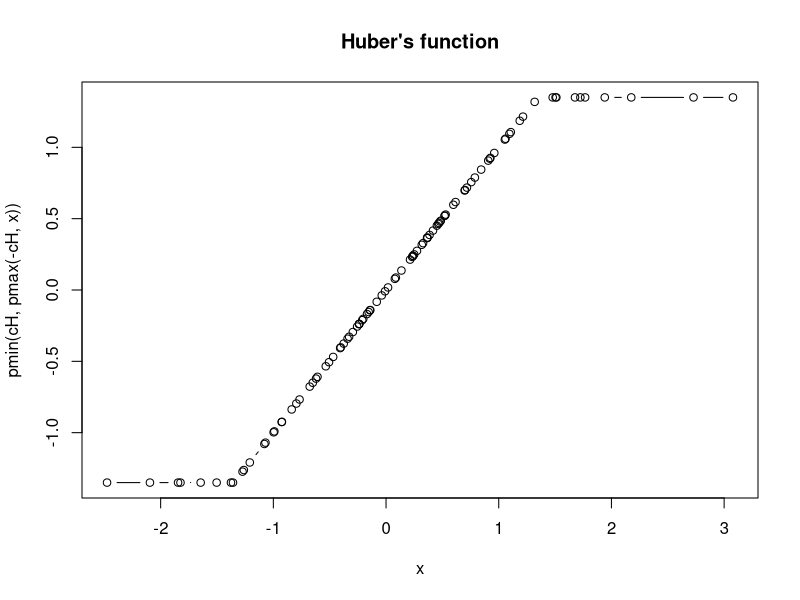
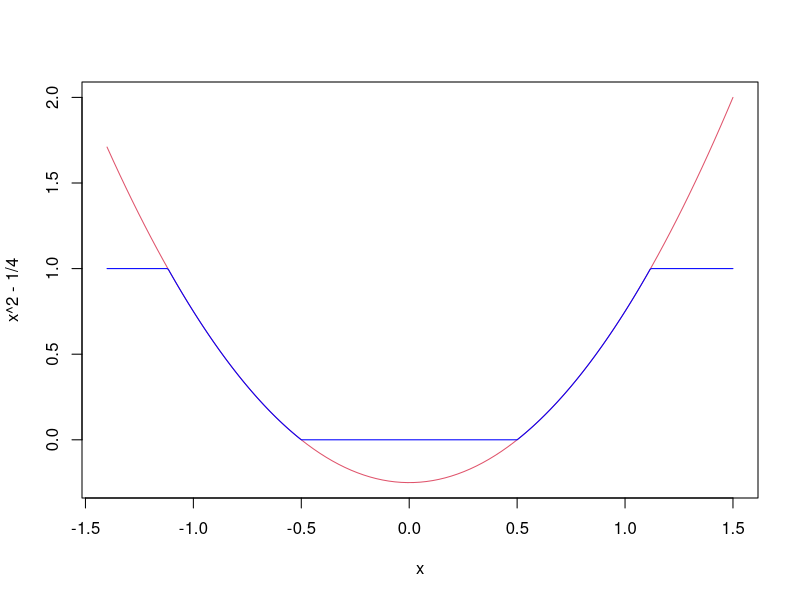
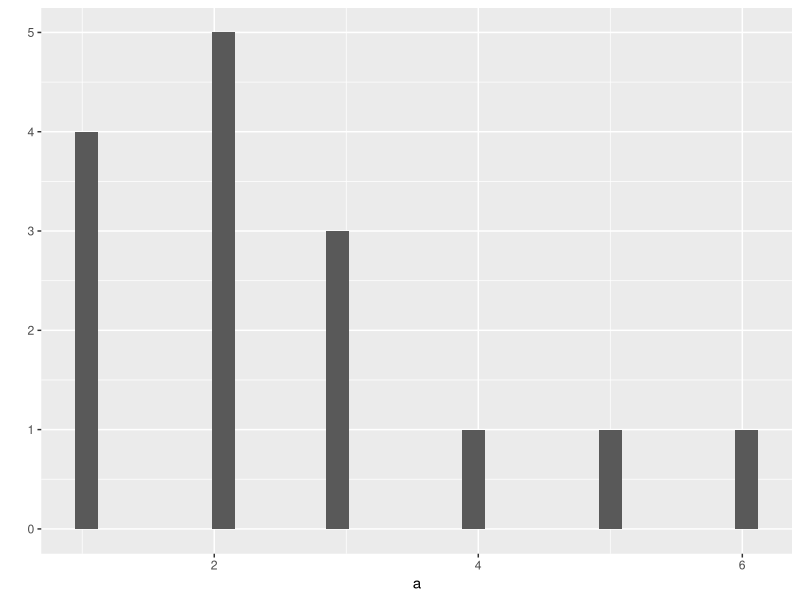
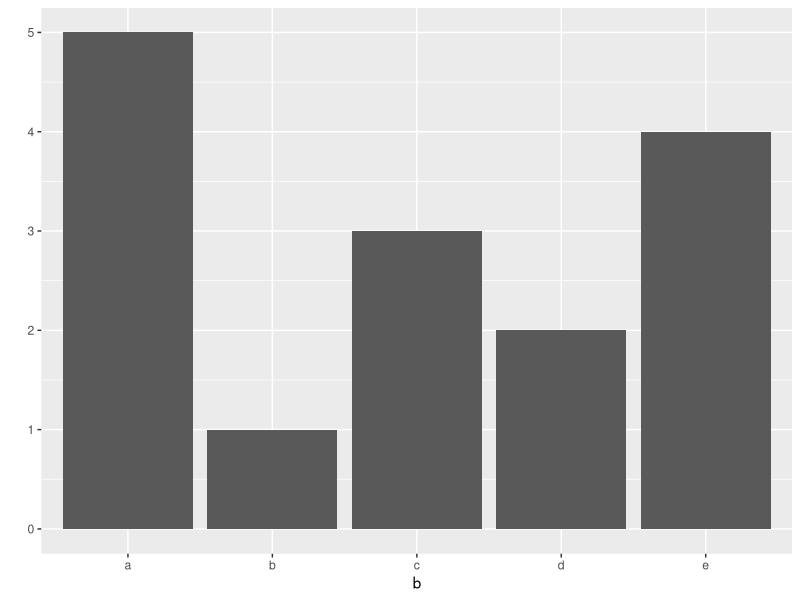
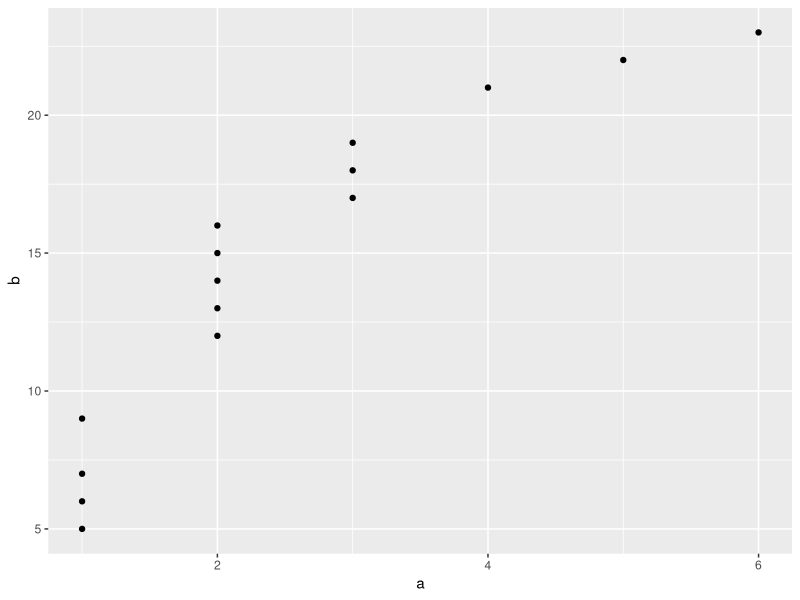
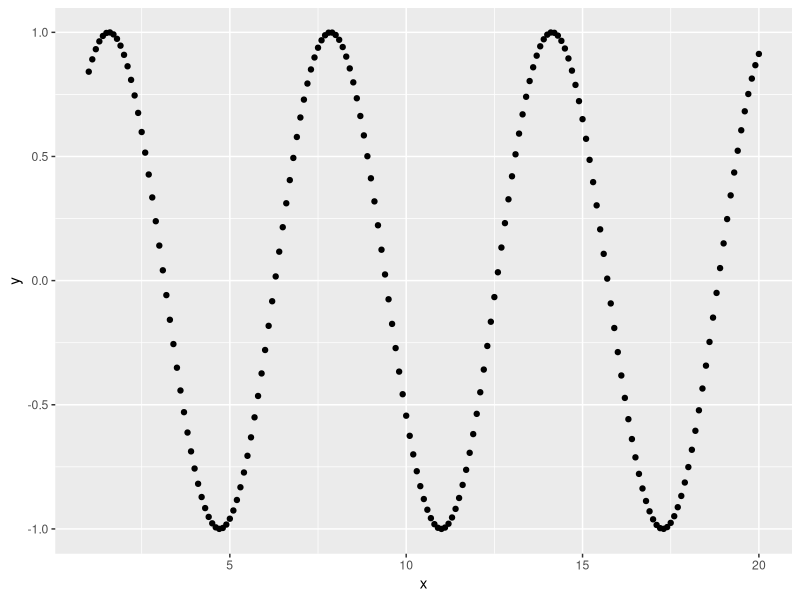
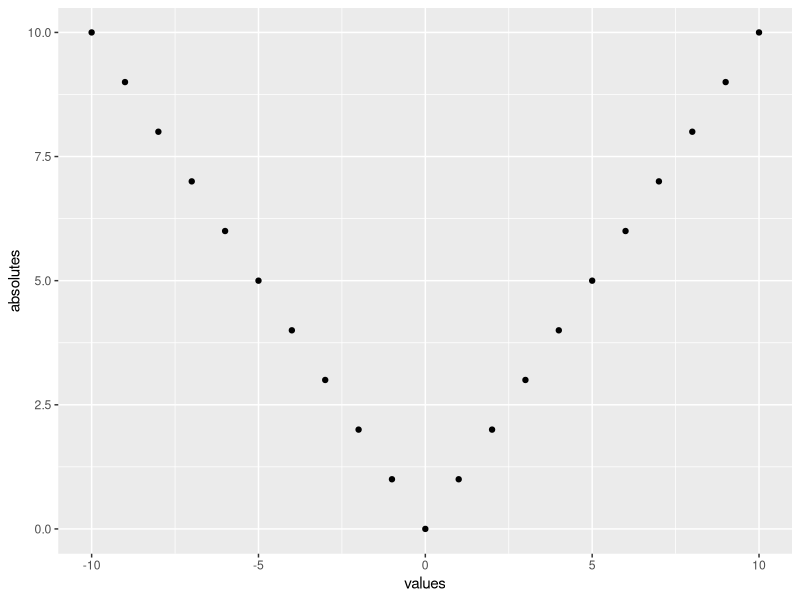

Recreate these plots in R, in order. (Note: this script raises an error after producing the figures.)
# Title: "Introduction to R and RStudio"
# Name:

##############################################################################
# 1. R will evaluate any command and by default it will print the answer to
# the console in the lower lefthand pane of RStudio. Let's try some simple
# math. Run the following command by highlighting the row and hitting the Run
# button in the upper left hand corner.

1 + 1

# There's your result, 2. It's printed on the console right after your entry.

##############################################################################
# 2. Type the string "Hello there!" in the code below. (Don't forget the
# quotes!) Then highlight it and Run the code. It should just spit out the
# string verbatim back at you.

"Hello there!"

##############################################################################
# 3. Now try multiplying 6 times 7 (* is the multiplication operator). Again,
# write the code below, highlight, and click run.

6 * 7

##############################################################################
# 4. Some expressions return a "logical value": TRUE or FALSE. (Many
# programming languages refer to these as "boolean" values.) Let's try running
# an expression that gives us a logical value:

3 < 5

##############################################################################
# 5. And another logical value (note that you need a double-equals sign to
# check whether two values are equal - a single-equals sign won't work):

2 + 2 == 5

##############################################################################
# 6. As in other programming languages, you can store values into a variable
# to access it later. Type x <- 42 below and run it to store a value in x.
# You should notice the variable show up in the right hand corner of the
# RStudio screen.

x <- 42

##############################################################################
# 7. The object x can now be used in expressions in place of the original
# result. Try dividing x by 2 (/ is the division operator).

x / 2

##############################################################################
# 8. You can re-assign any value to a variable at any time. Try assigning the
# string "Arr, matey!" to x.

x <- "Arr, matey!"

##############################################################################
# 9. You can print the value of a variable at any time just by typing its name
# in the console. Try printing the current value of x.

x

##############################################################################
# 10. Now try assigning the TRUE logical value to x.

x <- TRUE

##############################################################################
# 11. In R, you call a function by typing its name, followed by one or more
# arguments to that function in parenthesis. Let's try using the sum function,
# to add up a few numbers. Enter:

sum(1, 4, 4)

##############################################################################
# 12. Some arguments have names. For example, to repeat a value 3 times, you
# would call the rep function and provide its times argument:

rep(1, times = 3)

##############################################################################
# 13. help(functionname) brings up help for the given function. Try displaying
# help for the sum function:

help(sum)

# (Don't worry about that optional na.rm argument)

##############################################################################
# 14. example(functionname) brings up examples of usage for the given
# function. Try displaying examples for the min function:

example(min)

##############################################################################
# 15. Now try bringing up help for the rep function:

help(rep)

# The name "vector" may sound intimidating, but a vector is simply a list of
# values. R relies on vectors for many of its operations. This includes basic
# plots - we'll have you drawing graphs very soon (and it's a lot easier than
# you might think)!

##############################################################################
# 16. A vector's values can be numbers, strings, logical values, or any other
# type, as long as they're all the same type. Try creating a vector of
# numbers,like this:

c(4, 7, 9)

# The c function (c is short for Combine) creates a new vector by combining
# a list of values.

##############################################################################
# 17. Now try creating a vector with strings:

c("a", "b", "c")

##############################################################################
# 18. Vectors cannot hold values with different modes (types). Try mixing
# modes and see what happens:

c(1, TRUE, "three")

# All the values were converted to a single mode (characters) so that the
# vector can hold them all.

##############################################################################
# 19. If you need a vector with a sequence of numbers you can create it with
# `start:end` notation. Let's make a vector with values from 5 through 9:

5:9

##############################################################################
# 20. A more versatile way to make sequences is to call the seq function.
# Let's do the same thing with seq:

seq(5, 9)

##############################################################################
# 21. seq also allows you to use increments other than 1. Try it with steps
# of 0.5:

seq(5, 9, 0.5)

##############################################################################
# 22. Now try making a vector with integers from 9 down to 5:

9:5
seq(9, 5)

##############################################################################
# 23. We're going to create a vector with some strings in it for you, and
# store it in the sentence variable. You can retrieve an individual value
# within a vector by providing its numeric index in square brackets. Try
# getting the third value:

sentence <- c('walk', 'the', 'plank')
sentence[3]

##############################################################################
# 24. Many languages start array indices at 0, but R's vector indices start
# at 1. Write the code for accessing the first value of 'sentence'

sentence[1]

##############################################################################
# 25. You can assign new values within an existing vector. Try changing the
# third word to "dog":

sentence[3] <- "dog"

##############################################################################
# 26. If you add new values onto the end, the vector will grow to accommodate
# them. Let's add a fourth word:

sentence[4] <- 'to'

##############################################################################
# 27. You can use a vector within the square brackets to access multiple
# values. Try getting the first and third words:

sentence[c(1, 3)]

##############################################################################
# 28. This means you can retrieve ranges of values. Get the second through
# fourth words:

sentence[2:4]

##############################################################################
# 29. You can also set ranges of values; just provide the values in a vector.
# Add words 5 through 7:

sentence[5:7] <- c("the", "park", ".")

##############################################################################
# 30. Now try accessing the sixth word of the sentence vector:

sentence[6]

##############################################################################
# 31. For this challenge, we'll make a 3-item vector for you, and store it in
# the ranks variable. You can assign names to a vector's elements by passing
# a second vector filled with names to the names assignment function, like
# this:

ranks <- 1:3
names(ranks) <- c("first", "second", "third")

# Assigning names for a vector can act as useful labels for the data. Below,
# you can see what our vector looks like now.

ranks

##############################################################################
# 32. You can also use the names to access the vector's values. Try getting
# the value for the "first" rank:

ranks["first"]

##############################################################################
# 33. Now set the current value for the "third" rank to a different value
# using the name rather than the position.

ranks["third"] <- 4

##############################################################################
# 34. In order to produce plots today, we need to load an "R Package". These
# are collections of functions that are not available by default in R. The
# plotting package we need is loaded by calling this function:

library(tidyverse)

# If you get an error, make sure you have run "setup.R" on your machine first!

##############################################################################
# 35. Now, if we construct a new variable "a", we can see a histogram of the
# data:

a <- c(1, 1, 1, 1, 2, 2, 2, 2, 2, 3, 3, 3, 4, 5, 6)
qplot(a)

##############################################################################
# 36. We can similarly draw a box plot for a character vector with the same
# command:

b <- c("a", "a", "a", "a", "a", "b", "c", "c", "c", "d", "d", "e", "e", "e", "e")
qplot(b)

##############################################################################
# 37. Finally, if we have two vectors of the same length, qplot will draw a
# scatter plot of them both.

a <- c(1, 1, 1, 1, 2, 2, 2, 2, 2, 3, 3, 3, 4, 5, 6)
b <- c(5, 6, 7, 9, 12, 13, 14, 15, 16, 17, 18, 19, 21, 22, 23)

qplot(a, b)

# We will learn a LOT more about plotting later today; I just want you
# to start getting comfortable with the ideas.

##############################################################################
# 38. Most arithmetic operations work just as well on vectors as they do on
# single values. We'll make another sample vector for you to work with, and
# store it in the a variable. If you add a scalar (a single value) to a
# vector, the scalar will be added to each value in the vector, returning a
# new vector with the results. Try adding 1 to each element in our vector:

a <- c(1, 2, 3)
a + 1

##############################################################################
# 39. The same is true of division, multiplication, or any other basic
# arithmetic. Try dividing our vector by 2:

a / 2

##############################################################################
# 40. Now try multiplying our vector by 2:

a * 2

##############################################################################
# 41. If you add two vectors, R will take each value from each vector and add
# them. We'll make a second vector for you to experiment with, and store it in
# the b variable. Try adding it to the a vector:

b <- c(4, 5, 6)
a + b

##############################################################################
# 42. Now try subtracting b from a:

a - b

##############################################################################
# 43. You can also take two vectors and compare each item. See which values
# in the a vector are equal to those in a second vector:

a == b

##############################################################################
# 44. You can also take two vectors and compare each item. See which values
# in the a vector are equal to those in a second vector:

a == c(1, 99, 3)

# Notice that R didn't test whether the whole vectors were equal; it checked
# each value in the a vector against the value at the same index in our new
# vector.

##############################################################################
# 45. Check if each value in the a vector is less than the corresponding value
# in another vector:

a < b

##############################################################################
# 46. Functions that normally work with scalars can operate on each element of
# a vector, too. Try getting the sine of each value in our vector:

sin(a)

##############################################################################
# 47. Now try getting the square roots with sqrt:

sqrt(a)

##############################################################################
# 48. Let's draw a graph showing the relationship of numbers and their sines.
# First, we'll need some sample data. We'll create a vector for you with some
# fractional values between 0 and 20, and store it in the x variable.

x <- seq(1, 20, 0.1)

##############################################################################
# 49. Now, try creating a second vector with the sines of those values:

y <- sin(x)

##############################################################################
# 50. Once again, qplot will display these for us on a scatter plot:

qplot(x, y)

##############################################################################
# 51. We'll create a vector with some negative and positive values for you,
# and store it in the values variable. We'll also create a second vector with
# the absolute values of the first, and store it in the absolutes variable.

values <- -10:10
absolutes <- abs(values)

# Try plotting the vectors, with values on the horizontal axis, and absolutes
# on the vertical axis.

qplot(values, absolutes)

##############################################################################
# 52. Usually we need more than just a single vector. The most common type of
# object we will see this semester is called a data frame. Before constructing
# this, let's create two variables:

names <- c("One-Eye", "Peg-Leg", "Smitty", "Hook", "Scooter", "Dan",
           "Mikey", "Blackbeard")
limbs <- c(4, 3, 4, 3, 2, 4, 4, 4)

# The names are supposed to "line-up" with the limbs. (Get the joke? Peg-Leg
# has one leg missing; Hook has one arm missing; Scooter has no legs)

##############################################################################
# 53. We can combine these vectors into a data frame with the function
# data_frame:

pirates <- data_frame(names = names, limbs = limbs)

##############################################################################
# 54. Getting values from data frames isn't that different from vectors; you
# just have to provide two indices instead of one. Let's take another look at
# our data frame "pirates". Try getting the value from the second row in
# the first column of plank:

pirates[2, 1]

##############################################################################
# 55. Now, try getting the value from fourth row of the second column:

pirates[4, 2]

##############################################################################
# 56. As with vectors, to set a single value, just assign to it. Set the
# previous value to 0:

pirates[4, 2] <- 0

# Look at the results:

pirates

# Let's put it back to the correct value though:

pirates[4, 2] <- 3

##############################################################################
# 57. You can get an entire row of the matrix by omitting the column index
# (but keep the comma). Try retrieving the second row:

pirates[2, ]

##############################################################################
# 58. To get an entire column, omit the row index. Retrieve the fourth column:

pirates[, 4]

##############################################################################
# 59. You can read multiple rows or columns by providing a vector or sequence
# with their indices. Try retrieving columns 2 through 4:

pirates[, 2:4]

##############################################################################
# 60. You could instead provide a column name as a string in brackets.
# (This is often more readable.) Retrieve the "limbs" column:

pirates["limbs"]

# Now try getting the "names" column using this notation:



##############################################################################
# 61. There's also another way to get a column of a data frame name. Use the
# name of the data frame followed by a dollar sign, and the column name (without
# quotes). Try using it to get the "names" column:

pirates$names

# There is one important difference between the dollar sign and the brackets;
# with brackets a new, smaller data frame is returned. With the brackets only
# a vector is given back. For use this usually should not matter, but can be a
# source of bugs in advanced R coding.

##############################################################################
# 62. We can use the "$" notation to add columns to our data as well. Here we
# can add the pounds of treasure each crew member has:

pirates$pounds <- c(45000, 50000, 35000, 40000, 35000, 45000, 10000, 15000)

# Which we can see by printing out the new data:

pirates

##############################################################################
# 63. A quick way to assess our battle-readiness would be to get the average
# of the crew's appendage counts. Statisticians call this the "mean". Call the
# mean function with the limbs vector.

mean(pirates$limbs)

##############################################################################
# 64. An average closer to 4 would be nice, but this will have to do. Here's a
# barplot of that vector:

qplot(pirates$limbs)




